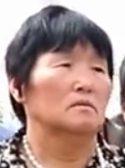
#> input picture images/a/cherry02.jpg, 125 x 168 px, found by its file name
$ python find_face_in_image.py
#> lines starting #> are read from the running program, lines starting #| are printed output that depends on the picture
### code/gabor_face_recognition.py
# -*- coding: utf-8 -*-
from __future__ import division

import time

time1 = time.time()
import cv2 as cv
from pylab import *
from numpy import *
import numpy as np


############gamma校正查找表
def BuildTable(gamma):
    table = []
    for i in range(0, 256):
        x1 = (i + 0.5) / 256
        x2 = 1 / gamma
        x3 = np.power(x1, x2)
        x4 = x3 * 256 - 0.5
        table.append(x4)
    return table


#############gamma校正算法
def GammaCorrectiom(img1, gamma):
    mm = BuildTable(gamma)
    m, n = img1.shape
    for i in range(0, m):
        for j in range(0, n):
            img1[i][j] = mm[img1[i][j]]
    return img1


#############DoG滤波##################
def DoG(img1, sig1, sig2):
    img2 = cv.GaussianBlur(img1, (3, 3), sig1) - cv.GaussianBlur(img1, (3, 3), sig2)
    return img2


# 定义了一个5尺度8方向的Gabor变换
def img2vector(image):
    print('my_image_addr', image)
    hist1 = []
    # 图像预处理
    image = cv.imread(image, 1)
    # fjiang6
    cv.imshow("fjiang6_image", image)
    # cv.waitKey(0)
    image = cv.resize(image, (92, 112), interpolation=cv.INTER_CUBIC)
    src = cv.cvtColor(image, cv.COLOR_BGR2GRAY)

    src = GammaCorrectiom(src, 0.8)
    src = DoG(src, 0.9, 0.3)
    src = cv.equalizeHist(src)
    ##gabor变换
    src_f = np.array(src, dtype=np.float32)
    src_f /= 255.
    us = [7, 12, 17, 21, 26]  # 5种尺度
    # vs=[0,30,60,90,120,150]     #6个方向
    vs = [0, pi / 4, 2 * pi / 4, 3 * pi / 4, 4 * pi / 4, 5 * pi / 4, 6 * pi / 4, 7 * pi / 4]  # 8个方向
    kernel_size = 21
    sig = 5  # sigma 带宽，取常数5
    gm = 1.0  # gamma 空间纵横比，一般取1
    ps = 0.0  # psi 相位，一般取0
    i = 0
    for u in us:
        for v in vs:
            lm = u
            th = v * np.pi / 180
            kernel = cv.getGaborKernel((kernel_size, kernel_size), sig, th, lm, gm, ps)
            kernelimg = kernel / 2. + 0.5
            dest = cv.filter2D(src_f, cv.CV_32F, kernel)
            dst = np.power(dest, 2)
            p1 = dst[20:50, 10:82]
            p2 = dst[50:100, 21:71]
            for each in p1:
                for each1 in each:
                    hist1.append(each1)
            for each0 in p2:
                for each2 in each0:
                    hist1.append(each2)

    return hist1


# define PCA
# [16 lines left out: function pca, not called in this run]


# load dataSet
def loadDataSet(k):  # choose k(0-10) people as traintest for everyone
    ##step 1:Getting data set
    print("--Getting data set---")
    # note to use '/'  not '\'
    dataSetDir = '../resource/att_faces'
    # 显示文件夹内容
    choose = random.permutation(10) + 1  # 随机排序1-10 (0-9）+1
    # print choose
    train_face = zeros((40 * k, 4660 * 40))
    train_face_number = zeros(40 * k)
    test_face = zeros((40 * (10 - k), 4660 * 40))
    test_face_number = zeros(40 * (10 - k))
    for i in range(40):  # 40 sample people
        print(i)
        people_num = i + 1
        for j in range(10):  # everyone has 10 different face
            if j < k:
                filename = dataSetDir + '/s' + str(people_num) + '/' + str(choose[j]) + '.pgm'
                img = img2vector(filename)
                train_face[i * k + j, :] = img
                train_face_number[i * k + j] = people_num
            else:
                filename = dataSetDir + '/s' + str(people_num) + '/' + str(choose[j]) + '.pgm'
                img = img2vector(filename)
                test_face[i * (10 - k) + (j - k), :] = img
                test_face_number[i * (10 - k) + (j - k)] = people_num

    return train_face, train_face_number, test_face, test_face_number


# calculate facefind
def facefind():
    # Getting data set
    # 选择每个人中随机9张作为训练集
    train_face, train_face_number, test_face, test_face_number = loadDataSet(9)
    # 选择每个人中随机9张作为训练集，其他的作为测试集，并且降维到30维
    data_train_new, data_mean, V = pca(train_face, 100)
    return data_mean, V


######计算相似度
# [15 lines left out: function cos_dist, not called in this run]


#######两张人脸图片对比
def get_hist(filename1, filename2):
    img11 = cv.imread(filename1)
#> img11 is the input picture: shape (168, 125, 3); mean B, G, R 139.2, 145.4, 173.5
    print("img11", type(img11))
#| img11 <class 'numpy.ndarray'>
    img22 = cv.imread(filename2)
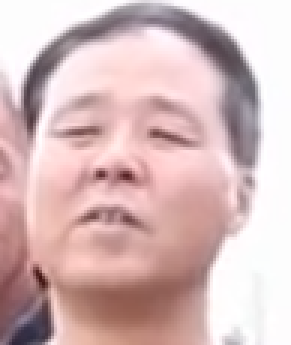
#> input picture images/b/cherry03.jpg, 97 x 115 px, found by its file name (shown 3 times larger)
#> img22 is the input picture: shape (115, 97, 3); mean B, G, R 185.9, 185.7, 213.8
    print("img22", type(img22))
#| img22 <class 'numpy.ndarray'>
    img11 = cv.resize(img11, (92, 112), interpolation=cv.INTER_CUBIC)
#> img11: shape (112, 92, 3)
    img22 = cv.resize(img22, (92, 112), interpolation=cv.INTER_CUBIC)
#> img22: shape (112, 92, 3)
    img11 = cv.cvtColor(img11, cv.COLOR_BGR2GRAY)
#> img11: shape (112, 92)
    img22 = cv.cvtColor(img22, cv.COLOR_BGR2GRAY)
#> img22: shape (112, 92)
    imgVector1 = img2vector(filename1)
#> after the loop in GammaCorrectiom, `for i in range(0, m):`:
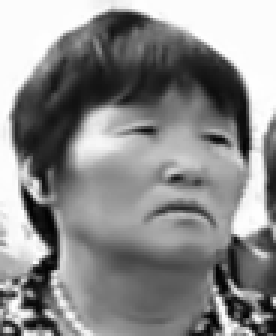
#> img1: shape (112, 92) (shown 3 times larger); min 0, max 254, mean 138.8
#> after the loop in img2vector, `for u in us:`:
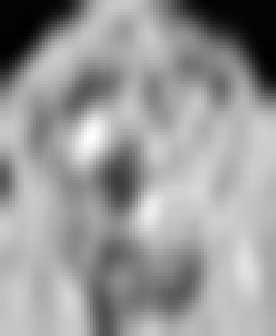
#> dest: shape (112, 92) float32 (shown 3 times larger); min -1.01, max 51.48, mean 30.5; drawn with min black and max white
#> after the loop in img2vector, `for u in us:`: hist1 = 186400 items
#> imgVector1 = 186400 items
    imgVector2 = img2vector(filename2)
#> call 2 of GammaCorrectiom, with gamma = 0.8
#> after the loop in GammaCorrectiom (call 2), `for i in range(0, m):`:
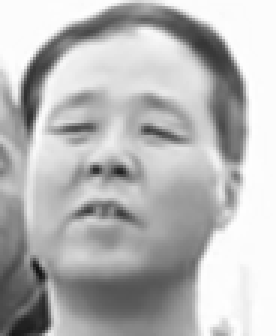
#> img1: shape (112, 92) (shown 3 times larger); min 18, max 254, mean 182.7
#> call 2 of DoG, with sig1 = 0.9, sig2 = 0.3
#> in DoG (call 2), `img2 = cv.GaussianBlur(img1, (3, 3), sig1) - cv.GaussianBlur(img1, (3,..`:
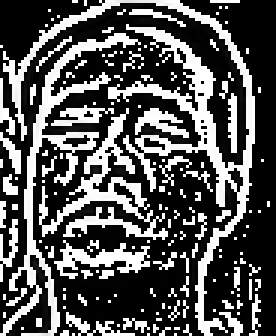
#> img2: shape (112, 92) (shown 3 times larger); min 0, max 255, mean 84.8
#> in img2vector (call 2), `src = cv.equalizeHist(src)`:
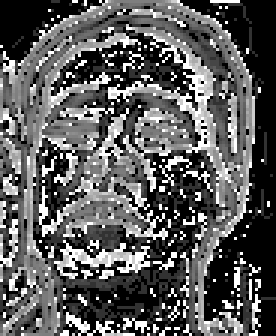
#> src: shape (112, 92) (shown 3 times larger); min 0, max 255, mean 91.7
#> after the loop in img2vector (call 2), `for u in us:`:
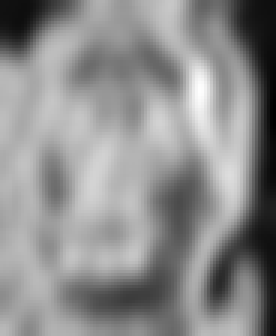
#> dest: shape (112, 92) float32 (shown 3 times larger); min -3.86, max 53.76, mean 28; drawn with min black and max white
#> imgVector2 = 186400 items
    data_mean, V1 = facefind()
    imgVector11 = imgVector1 - tile(data_mean, (1, 1))
    p1 = imgVector11 * V1
    p1 = p1.getA()
    for each in p1:
        p11 = each
    imgVector22 = imgVector2 - tile(data_mean, (1, 1))
    p2 = imgVector22 * V1
    p2 = p2.getA()
    for each in p2:
        p22 = each
    print("Image similarity is:%s" % cos_dist(p11, p22))
    if cos_dist(p11, p22) > 0.6:
        print("很相似，是同一个人！")
    else:
        print("不太像，不是同一个人！")
    cv.imshow("img11", img11)
    cv.imshow("img22", img22)
    cv.waitKey(0)
    cv.destroyAllWindows()


# [54 lines left out: functions image_detection_OCR, image_detection_identity, get_hist2, not called in this run]


# [21 lines that do not run on import are left out]

### code/find_face_in_image.py
import gabor_face_recognition

base_url = "D:/backupData/JiangFanBackup_Tech/master/Find_Face_In_Video/python/Gabor_Face_Recognition/images"
# base_url = '../images'
img_url_02 = base_url + "/a/cherry02.jpg"
img_url_03 = base_url + "/b/cherry03.jpg"
# lena = mpimg.imread(img_url_02) # 读取和代码处于同一目录下的 lena.png
# lena.shape #(512, 512, 3)
# plt.imshow(lena) # 显示图片
# plt.axis('off') # 不显示坐标轴
# plt.show()
#> (the run stopped early here; a loop or call above may not have finished)
